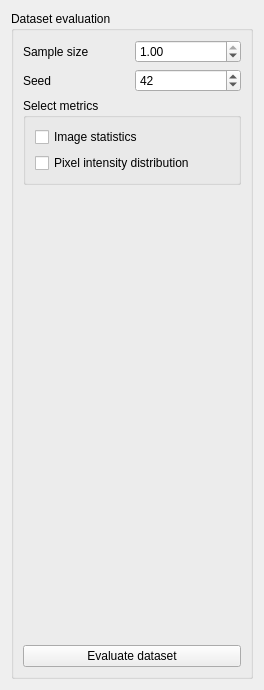
      <widget class="QWidget" name="dataTab">
       <property name="toolTipDuration">
        <number>-6</number>
       </property>
       <attribute name="title">
        <string>Data</string>
       </attribute>
       <layout class="QGridLayout" name="gridLayout_4">
        <item row="0" column="0">
         <widget class="QGroupBox" name="datasetEvalGroup">
          <property name="title">
           <string>Dataset evaluation</string>
          </property>
          <layout class="QVBoxLayout" name="verticalLayout_7">
           <item>
            <layout class="QHBoxLayout" name="horizontalLayout">
             <item>
              <widget class="QLabel" name="SSLabel">
               <property name="text">
                <string>Sample size</string>
               </property>
              </widget>
             </item>
             <item>
              <widget class="QDoubleSpinBox" name="sampleSize">
               <property name="maximum">
                <double>1.000000000000000</double>
               </property>
               <property name="singleStep">
                <double>0.050000000000000</double>
               </property>
               <property name="value">
                <double>1.000000000000000</double>
               </property>
              </widget>
             </item>
            </layout>
           </item>
           <item>
            <layout class="QHBoxLayout" name="seedLayout">
             <item>
              <widget class="QLabel" name="seedLabel">
               <property name="text">
                <string>Seed</string>
               </property>
              </widget>
             </item>
             <item>
              <widget class="QSpinBox" name="seed">
               <property name="value">
                <number>42</number>
               </property>
              </widget>
             </item>
            </layout>
           </item>
           <item>
            <widget class="QGroupBox" name="datasetMetricsGroup">
             <property name="title">
              <string>Select metrics</string>
             </property>
             <layout class="QVBoxLayout" name="verticalLayout">
              <item>
               <widget class="QCheckBox" name="checkBox">
                <property name="toolTip">
                 <string>&lt;html&gt;&lt;head/&gt;&lt;body&gt;&lt;p&gt;Add calculation of images statistics (mean, min, max, standard deviation, signal-to-noise ratio) to evaluation pipeline&lt;/p&gt;&lt;/body&gt;&lt;/html&gt;</string>
                </property>
                <property name="text">
                 <string>Image statistics</string>
                </property>
               </widget>
              </item>
              <item>
               <widget class="QCheckBox" name="pixDist">
                <property name="toolTip">
                 <string>&lt;html&gt;&lt;head/&gt;&lt;body&gt;&lt;p&gt;Add calculation of pixel intensity distribution and related histogram to evaluation pipeline&lt;/p&gt;&lt;/body&gt;&lt;/html&gt;</string>
                </property>
                <property name="text">
                 <string>Pixel intensity distribution</string>
                </property>
               </widget>
              </item>
             </layout>
            </widget>
           </item>
           <item>
            <spacer name="verticalSpacer">
             <property name="orientation">
              <enum>Qt::Orientation::Vertical</enum>
             </property>
             <property name="sizeHint" stdset="0">
              <size>
               <width>218</width>
               <height>454</height>
              </size>
             </property>
            </spacer>
           </item>
           <item>
            <widget class="QPushButton" name="evaluateDataset">
             <property name="text">
              <string>Evaluate dataset</string>
             </property>
            </widget>
           </item>
          </layout>
         </widget>
        </item>
       </layout>
      </widget>
